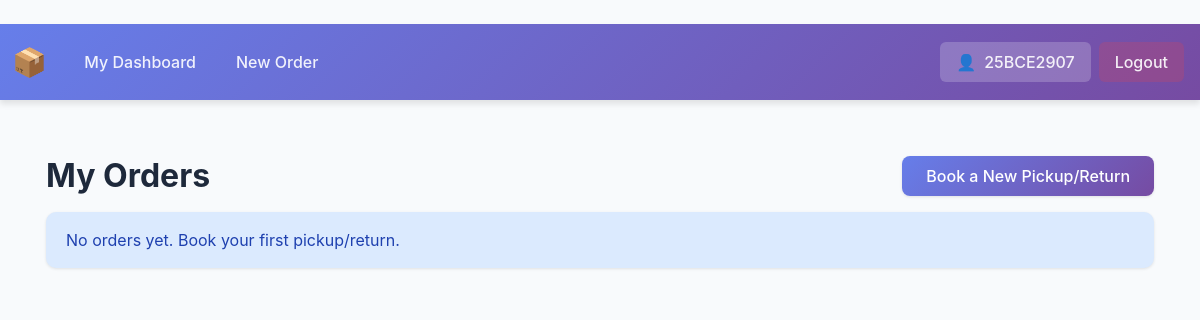
The app's page /user_dashboard (signed in), older data.
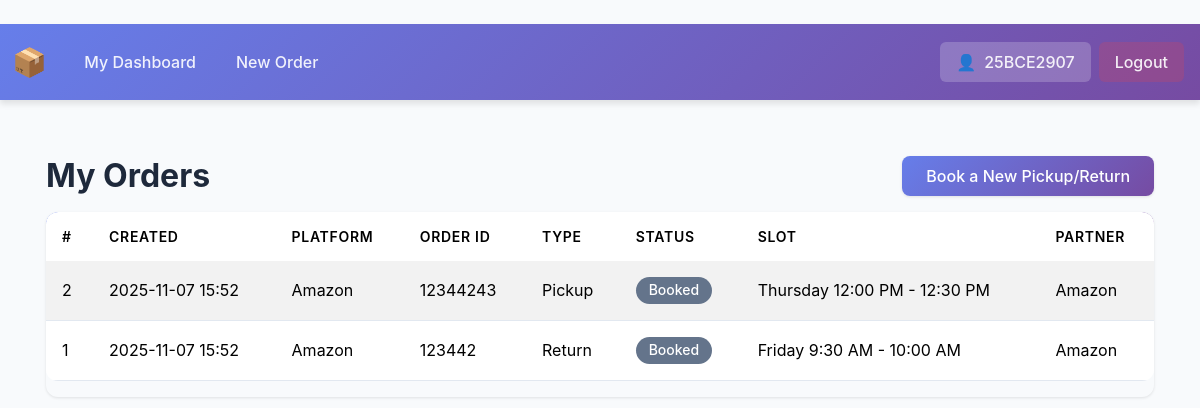
The same page, newer data.
### app/models.py (models this page shows, shortened)
class User(db.Model, UserMixin):
    __tablename__ = 'user'
    id = db.Column(db.Integer, primary_key=True)
    username = db.Column(db.String(120), unique=True, nullable=False)
    email = db.Column(db.String(255), unique=True, nullable=True, index=True)
    password_hash = db.Column(db.String(255), nullable=False)
    role = db.Column(db.String(20), nullable=False, default='user')  # 'user' | 'admin' | 'partner'
    partner_profile = db.relationship('Partner', back_populates='user', uselist=False)
    orders = db.relationship('Order', back_populates='user')

class Order(db.Model):
    __tablename__ = 'order'
    id = db.Column(db.Integer, primary_key=True)
    user_id = db.Column(db.Integer, db.ForeignKey('user.id'), nullable=False)
    partner_id = db.Column(db.Integer, db.ForeignKey('partner.id'), nullable=False)
    time_slot_id = db.Column(db.Integer, db.ForeignKey('time_slot.id'), nullable=False)
    order_platform = db.Column(db.String(120), nullable=False)
    order_id_text = db.Column(db.String(120), nullable=False)
    college_reg_no = db.Column(db.String(120), nullable=False)
    name = db.Column(db.String(120), nullable=False)
    phone = db.Column(db.String(30), nullable=False)
    type = db.Column('type', db.String(20), nullable=False)  # 'Pickup' | 'Return'
    status = db.Column(db.String(20), nullable=False, default='Booked')  # 'Booked' | 'Completed' | 'Cancelled'
    booking_date = db.Column(db.Date, nullable=False, default=datetime.utcnow().date)
    created_at = db.Column(db.DateTime, default=datetime.utcnow, nullable=False)
    user = db.relationship('User', back_populates='orders')
    partner = db.relationship('Partner', back_populates='orders')
    time_slot = db.relationship('TimeSlot', back_populates='orders')

class TimeSlot(db.Model):
    __tablename__ = 'time_slot'
    id = db.Column(db.Integer, primary_key=True)
    partner_id = db.Column(db.Integer, db.ForeignKey('partner.id'), nullable=False)
    day_of_week = db.Column(db.String(20), nullable=False)
    start_time = db.Column(db.String(20), nullable=False)
    end_time = db.Column(db.String(20), nullable=False)
    max_capacity = db.Column(db.Integer, nullable=False, default=0)
    partner = db.relationship('Partner', back_populates='time_slots')
    orders = db.relationship('Order', back_populates='time_slot')

class Partner(db.Model):
    __tablename__ = 'partner'
    id = db.Column(db.Integer, primary_key=True)
    platform_name = db.Column(db.String(120), nullable=False)
    contact_email = db.Column(db.String(255), nullable=True)
    user_id = db.Column(db.Integer, db.ForeignKey('user.id'), unique=True, nullable=False)
    user = db.relationship('User', back_populates='partner_profile')
    time_slots = db.relationship('TimeSlot', back_populates='partner', cascade='all, delete-orphan')
    orders = db.relationship('Order', back_populates='partner')

### app/routes.py (the view)
@bp.route('/user_dashboard')
@login_required
def user_dashboard():
    orders = Order.query.filter_by(user_id=current_user.id).order_by(Order.created_at.desc()).all()
    return render_template('dashboard_user.html', orders=orders)

### app/routes.py (called while the page is built)
@login_manager.user_loader
def load_user(user_id):
    return User.query.get(int(user_id))

### app/templates/dashboard_user.html (shortened to what this page needs)
﻿{% extends 'base.html' %}
{% block content %}
<div class="d-flex justify-content-between align-items-center mb-3">
  <h2 class="mb-0">My Orders</h2>
<a href="{{ url_for('main.order_new') }}" class="btn btn-primary">Book a New Pickup/Return</a>
</div>
{% if orders and orders|length %}
  <div class="table-responsive">
    <table class="table table-striped align-middle">
      <thead>
        <tr>
          <th>#</th>
          <th>Created</th>
          <th>Platform</th>
          <th>Order ID</th>
          <th>Type</th>
          <th>Status</th>
          <th>Slot</th>
          <th>Partner</th>
        </tr>
      </thead>
      <tbody>
        {% for o in orders %}
          <tr>
            <td>{{ o.id }}</td>
            <td>{{ o.created_at.strftime('%Y-%m-%d %H:%M') if o.created_at else '' }}</td>
            <td>{{ o.order_platform }}</td>
            <td>{{ o.order_id_text }}</td>
            <td>{{ o.type }}</td>
            <td><span class="badge bg-secondary">{{ o.status }}</span></td>
            <td>
              {% if o.time_slot %}
                {{ o.time_slot.day_of_week }} {{ o.time_slot.start_time }} - {{ o.time_slot.end_time }}
              {% endif %}
            </td>
            <td>{{ o.partner.platform_name if o.partner }}</td>
          </tr>
        {% endfor %}
      </tbody>
    </table>
  </div>
{% else %}
  <div class="alert alert-info">No orders yet. Book your first pickup/return.</div>
{% endif %}
{% endblock %}

### app/templates/base.html (shortened to what this page needs)
﻿<!doctype html>
<html lang="en">
  <head>
    <link href="https://cdn.jsdelivr.net/npm/bootstrap@5.3.2/dist/css/bootstrap.min.css" rel="stylesheet">
    <link rel="stylesheet" href="{{ url_for('static', filename='style.css') }}" />
  </head>
  <body class="app-body">
    <nav class="navbar navbar-expand-lg navbar-dark app-navbar">
      <div class="container-fluid">
        <a class="navbar-brand fw-bold" href="{{ url_for('main.dashboard') if current_user.is_authenticated else url_for('main.home') }}">
          <span class="brand-logo">📦</span>
        </a>
        <div class="collapse navbar-collapse" id="navbarNav">
          <ul class="navbar-nav me-auto mb-2 mb-lg-0">
            {% if current_user.is_authenticated %}
              {% if current_user.role == 'user' %}
                <li class="nav-item"><a class="nav-link" href="{{ url_for('main.user_dashboard') }}">My Dashboard</a></li>
                <li class="nav-item"><a class="nav-link" href="{{ url_for('main.order_new') }}">New Order</a></li>
              {% endif %}
            {% endif %}
          </ul>
          <ul class="navbar-nav align-items-center">
            {% if current_user.is_authenticated %}
              <li class="nav-item">
                <span class="nav-link user-badge">
                  <i class="user-icon">👤</i>
                  {{ current_user.username }}
                </span>
              </li>
              <li class="nav-item"><a class="nav-link btn-logout" href="{{ url_for('main.logout') }}">Logout</a></li>
            {% else %}
              <li class="nav-item"><a class="nav-link" href="{{ url_for('main.signin') }}">Sign In</a></li>
              <li class="nav-item"><a class="nav-link btn-signup" href="{{ url_for('main.signup') }}">Sign Up</a></li>
            {% endif %}
          </ul>
        </div>
      </div>
    </nav>
    <div class="container my-4">
      {% block content %}{% endblock %}
    </div>
  </body>
</html>

### app/static/style.css (style rules this page uses)
:root { --primary-color: #667eea; --primary-dark: #5568d3; --secondary-color: #764ba2; --success-color: #10b981; --danger-color: #ef4444; --warning-color: #f59e0b; --info-color: #3b82f6; --dark-bg: #1e293b; --light-bg: #f8fafc; --card-bg: #ffffff; --text-primary: #1e293b; --text-secondary: #64748b; --border-color: #e2e8f0; --shadow-sm: 0 1px 3px rgba(0, 0, 0, 0.1); --shadow-md: 0 4px 6px rgba(0, 0, 0, 0.1); --shadow-lg: 0 10px 25px rgba(0, 0, 0, 0.15); }
body { font-family: 'Inter', system-ui, -apple-system, 'Segoe UI', Roboto, Arial, sans-serif; margin: 0; background-color: var(--light-bg); color: var(--text-primary); }
.app-body { min-height: 100vh; }
.container { padding: 2rem 1rem; }
.app-navbar { background: linear-gradient(135deg, var(--primary-color) 0%, var(--secondary-color) 100%) !important; box-shadow: var(--shadow-md); padding: 0.75rem 0; }
.app-navbar .navbar-brand { font-size: 1.75rem; letter-spacing: 0.05em; }
.brand-logo { color: #ffffff; font-weight: 800; padding: 0; }
.app-navbar .nav-link { color: rgba(255, 255, 255, 0.9) !important; font-weight: 500; transition: all 0.2s ease; padding: 0.5rem 1rem !important; border-radius: 6px; margin: 0 0.25rem; }
.user-badge { background: rgba(255, 255, 255, 0.2) !important; border-radius: 20px; padding: 0.4rem 1rem !important; display: flex; align-items: center; gap: 0.5rem; }
.user-icon { font-style: normal; }
.btn-logout { background: rgba(239, 68, 68, 0.2) !important; color: white !important; }
.btn { border-radius: 8px !important; padding: 0.5rem 1.5rem !important; font-weight: 500; transition: all 0.2s ease; border: none; }
.btn-primary { background: linear-gradient(135deg, var(--primary-color) 0%, var(--secondary-color) 100%) !important; color: white !important; box-shadow: var(--shadow-sm); }
.table { background: var(--card-bg); border-radius: 12px; overflow: hidden; }
.table thead { background: linear-gradient(135deg, var(--primary-color) 0%, var(--secondary-color) 100%); color: white; }
.table thead th { border: none !important; font-weight: 600; padding: 1rem !important; text-transform: uppercase; font-size: 0.875rem; letter-spacing: 0.05em; }
.table tbody tr { transition: all 0.2s ease; }
.table tbody td { padding: 1rem !important; vertical-align: middle; border-color: var(--border-color) !important; }
.table-responsive { border-radius: 12px; box-shadow: var(--shadow-sm); }
.badge { padding: 0.4rem 0.8rem; border-radius: 20px; font-weight: 500; font-size: 0.875rem; }
.bg-secondary { background: var(--text-secondary) !important; }
h2, h3, h4, h5 { color: var(--text-primary); font-weight: 700; }
h2 { font-size: 2rem; margin-bottom: 1.5rem; }

Row changes from the older to the newer data that the page shows:
added Order: id "2", created_at "2025-11-07 15:52", order_platform "Amazon", order_id_text "12344243", type "Pickup", status "Booked", time_slot.day_of_week "Thursday", time_slot.start_time "12:00 PM", time_slot.end_time "12:30 PM", partner "Amazon"
added Order: id "1", created_at "2025-11-07 15:52", order_platform "Amazon", order_id_text "123442", type "Return", status "Booked", time_slot.day_of_week "Friday", time_slot.start_time "9:30 AM", time_slot.end_time "10:00 AM", partner "Amazon"
Text that changed along with them:
text no longer shown: "No orders yet. Book your first pickup/return."
text now shown: "# CREATED PLATFORM ORDER ID TYPE STATUS SLOT PARTNER"
